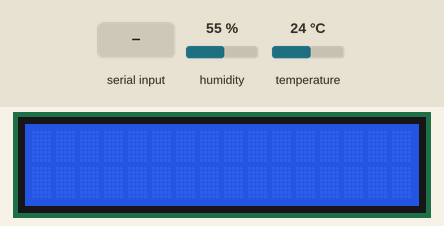
A sketch run on a simulated Arduino Uno, built with avr-gcc and run on an emulated ATmega328P. On the bench: 16×2 character LCD. Inputs (shaded band) come from the test bench; at power-on: humidity 55 %, temperature 24 °C.

Above: at 1.2 s.
1.3 s: "U" received over Serial
At 2.5 s:
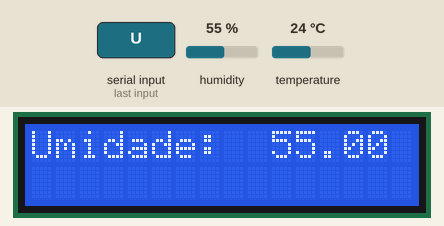
2.8 s: "T" received over Serial
At 3.8 s:
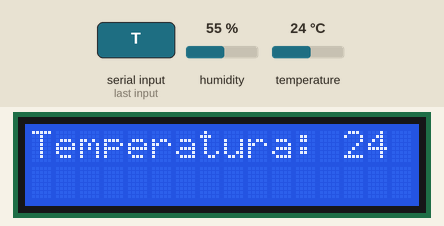
Timing chart, 0 to 5.8 s (numbered marks = the images above; inputs shaded):
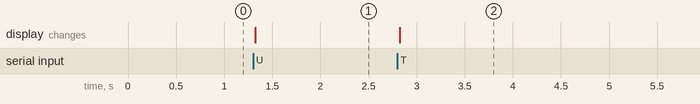

The sketch:

display_lcd.ino
```cpp
#include <LiquidCrystal.h>
#include "dht.h"
#include <SoftwareSerial.h>

const int pinoDHT11 = A2;
dht DHT;
char resposta;

LiquidCrystal lcd(7,6,5,4,3,2);

void setup() {
  lcd.begin(16,2);
  Serial.begin(9600);
  SoftwareSerial bluetooth(11, 10);
}

void loop() {
  DHT.read11(pinoDHT11);
  resposta = Serial.read();

  if (resposta == 'U'){
    lcd.setCursor(0,0);
    lcd.print("Umidade:          ");
    lcd.setCursor(10,0);
    lcd.print(DHT.humidity);
    delay(200);
  }
  if (resposta == 'T'){

    lcd.setCursor(0,0);
    lcd.print("Temperatura:      ");
    lcd.setCursor(13,0);
    lcd.print(DHT.temperature, 0);

  }
}
```

Measured:
- after the input at 1.3 s, the display: changes at once (image 1)
- after the input at 2.8 s, the display: changes at once (image 2)
